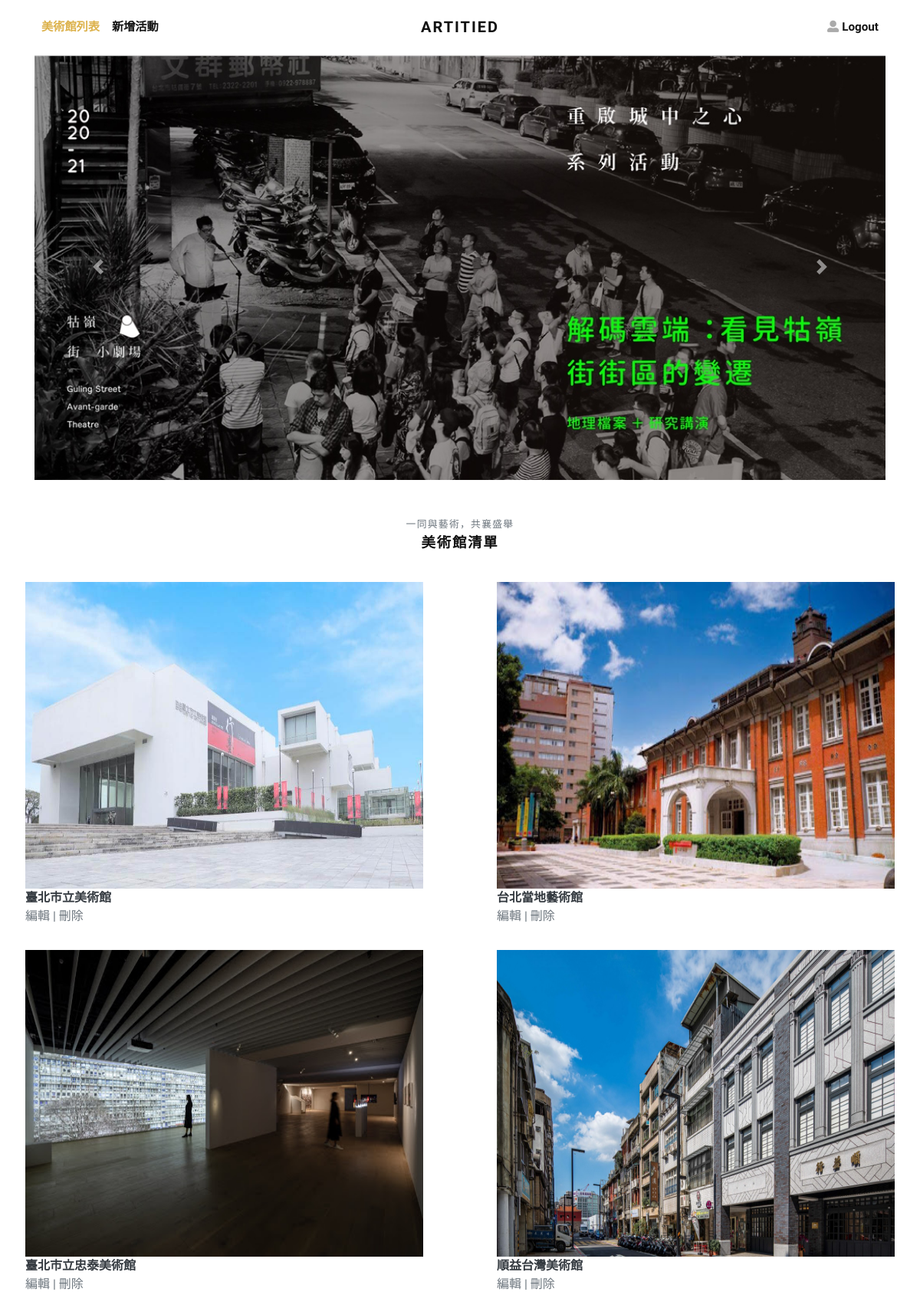
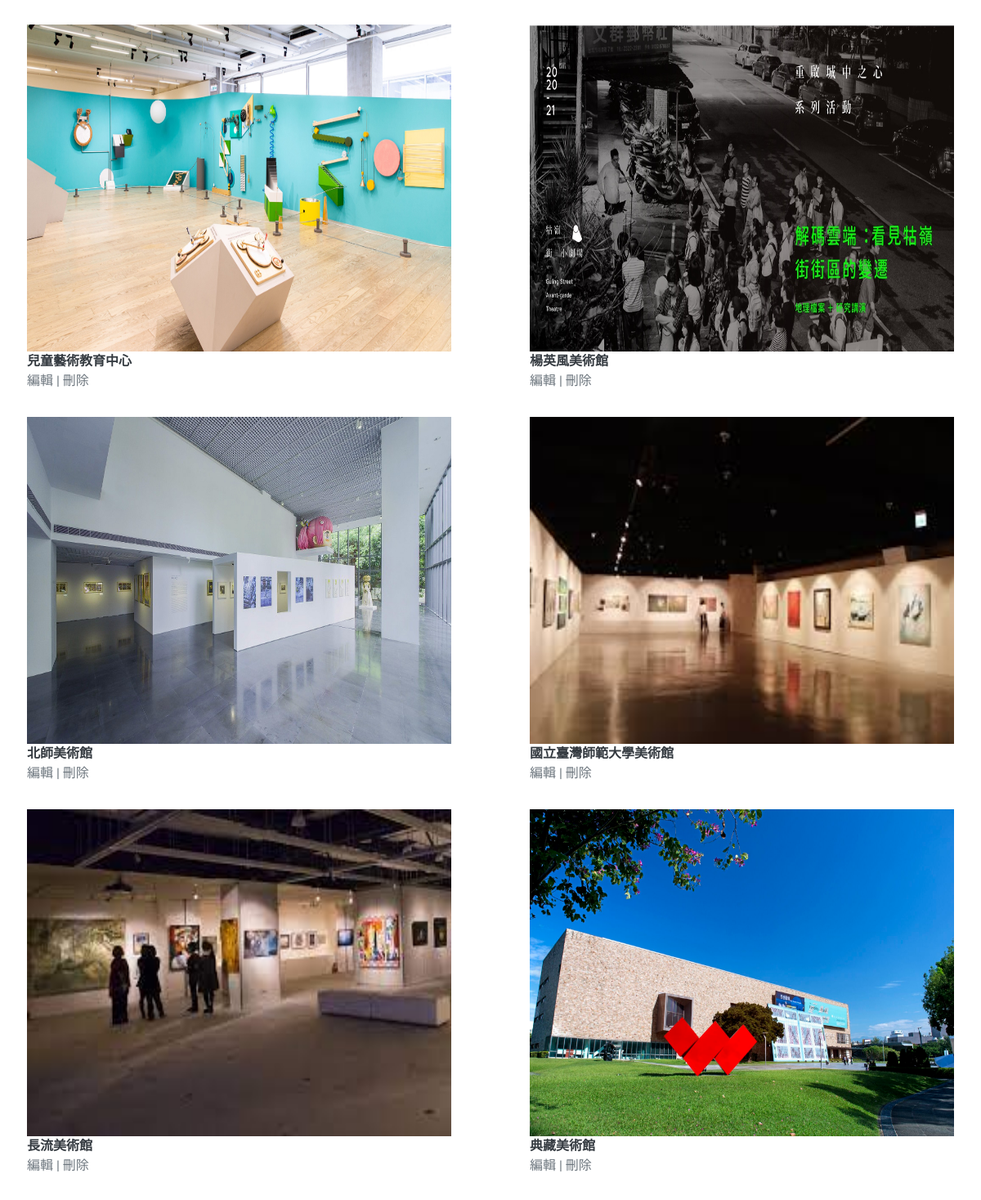
The page /musList.php (upper part) on the database its author committed (2 pictures, top to bottom).
### tables this page shows
CREATE TABLE `museum` (
  `id` int(10) NOT NULL COMMENT '流水號',
  `musId` int(10) NOT NULL COMMENT '博物館編號',
  `musName` varchar(20) NOT NULL COMMENT '博物館名稱',
  `musCity` varchar(5) NOT NULL COMMENT '縣市編號',
  `musImg` varchar(100) NOT NULL COMMENT '圖片路徑',
  `created_at` datetime NOT NULL DEFAULT current_timestamp() COMMENT '新增時間',
  `update_at` datetime NOT NULL DEFAULT current_timestamp() ON UPDATE current_timestamp() COMMENT '更改時間'
);

### musList.php (the view, shortened to what this page needs)
<?php
require_once('./db.inc.php');
?>
<!DOCTYPE html>
<html>
<head>
    <?php
    require_once './template/linkTemplate.php';
    ?>
</head>
<body>
    <div class="page-holder">
        <?php require_once './template/navbar.php'; ?>
        <div class="container">
            <div id="carouselExampleControls" class="carousel slide" data-ride="carousel">
                <div class="carousel-inner">
                    <div class="carousel-item active">
                        <img src="./images/006.jpg" class="d-block w-100" alt="...">
                    </div>
                </div>
                <a class="carousel-control-prev" href="#carouselExampleControls" role="button" data-slide="prev">
                    <span class="carousel-control-prev-icon" aria-hidden="true"></span>
                </a>
                <a class="carousel-control-next" href="#carouselExampleControls" role="button" data-slide="next">
                    <span class="carousel-control-next-icon" aria-hidden="true"></span>
                </a>
            </div>
        </div>
        <section class="py-5">
            <header class="text-center">
                <p class="small text-muted small text-uppercase mb-1">一同與藝術，共襄盛舉</p>
                <h2 class="h5 text-uppercase mb-4">美術館清單</h2>
            </header>
            <div class="row">
                    <?php
                $sql = "SELECT `id`, `musName`,`musImg`,`musId`
                        FROM `museum`
                        ORDER BY `id` ASC";
                $stmt = $pdo->query($sql);
                if ($stmt->rowCount() > 0) {
                $arr = $stmt->fetchAll();
                for ($i = 0; $i < count($arr); $i++) {
                ?>
                    <div class="col-md-6 mb-4 mb-md-0 py-3 px-5"><a class="category-item" href="./musDetail.php?itemId=<?php echo $arr[$i]['musId'] ?>"><img class="img-fluid musPic" src="./images/<?php echo $arr[$i]['musImg'] ?>" alt=""><strong><?php echo $arr[$i]['musName'] ?><a class="text-muted font-weight-normal" href="./edit.php?editId=<?php echo $arr[$i]['id']; ?>">編輯 |</a><a class="text-muted font-weight-normal" href="./delete.php?id=<?php echo $arr[$i]['id']; ?>"> 刪除</a></strong></a></div>
                <?php
                }
                }
                ?>
            </div>
            <link rel="stylesheet" href="https://use.fontawesome.com/releases/v5.7.1/css/all.css">
    </div>
</body>
</html>

### css/style.default.css (style rules this page uses)
strong { font-weight: 700; }
.category-item { display: block; position: relative; color: #343a40; transition: all 0.3s; }
.category-item img { transition: all 0.3s; }
.text-uppercase { text-transform: uppercase; letter-spacing: 0.1em; }
body { font-family: "Libre Franklin", sans-serif; font-size: 1rem; font-weight: 400; line-height: 1.5; color: #111111; background-color: #fff; }
a { color: #dcb14a; text-decoration: none; }
h1, h2, h3, h4, h5, h6, .h1, .h2, .h3, .h4, .h5, .h6 { margin-bottom: 0.5rem; font-family: inherit; font-weight: 900; line-height: 1.2; color: inherit; }
h2, .h2 { font-size: 1.9rem; }
h5, .h5 { font-size: 1.15rem; }
small, .small { font-size: 80%; font-weight: 400; }

### musList.php (style rules this page uses)
.musPic { width:800px; height:400px; }

### rows shown on the page
museum: musImg (picture), musName "臺北市立美術館"
museum: musImg (picture), musName "台北當地藝術館"
museum: musImg (picture), musName "臺北市立忠泰美術館"
museum: musImg (picture), musName "順益台灣美術館"
museum: musImg (picture), musName "兒童藝術教育中心"
museum: musImg (picture), musName "楊英風美術館"
museum: musImg (picture), musName "北師美術館"
museum: musImg (picture), musName "國立臺灣師範大學美術館"
museum: musImg (picture), musName "長流美術館"
museum: musImg (picture), musName "典藏美術館"
